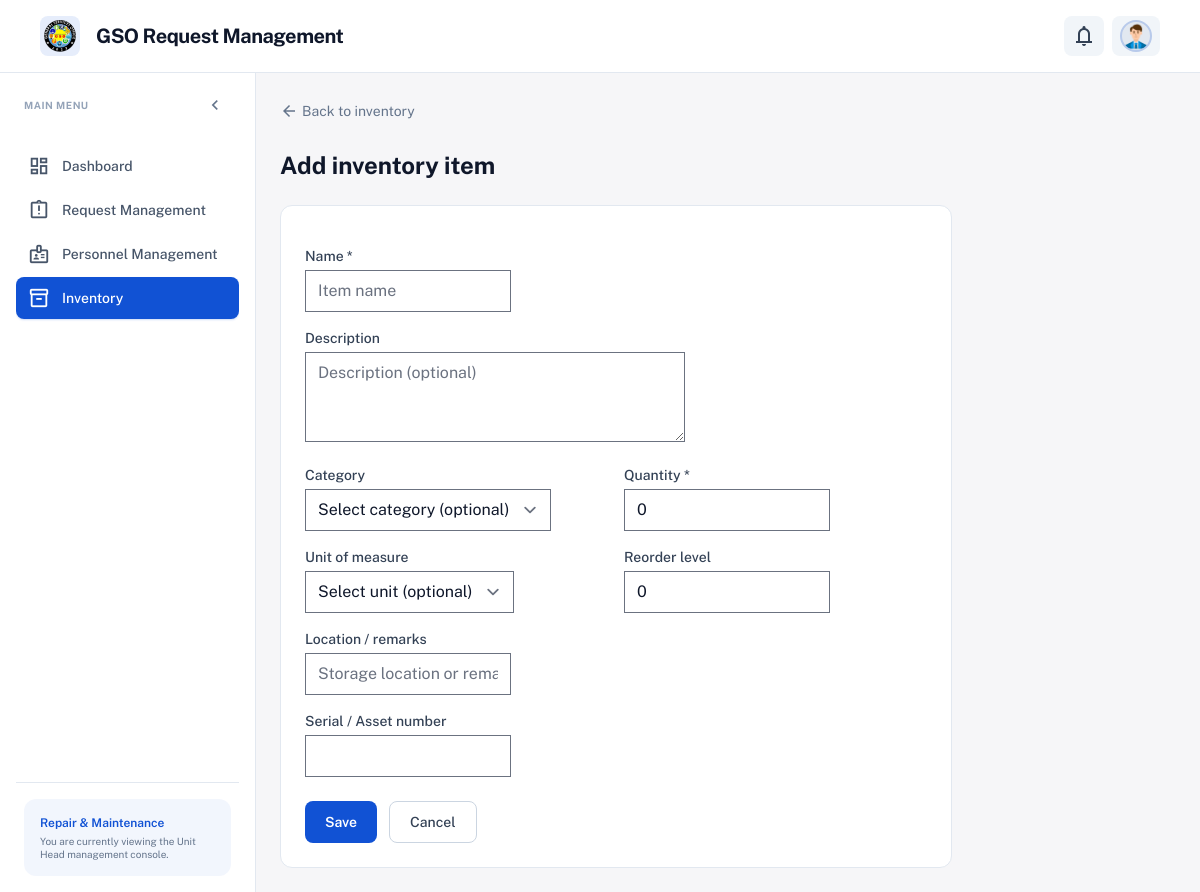
Screenshot of /accounts/staff/inventory/add/ (signed in) with the database file from the repository.
### apps/gso_accounts/models.py (models this page shows, shortened)
class User(AbstractUser):
    AVATAR_CHOICES = (
        ('man1', 'Man 1'),
        ('man2', 'Man 2'),
        ('man3', 'Man 3'),
        ('man4', 'Man 4'),
        ('man5', 'Man 5'),
        ('man6', 'Man 6'),
        ('man7', 'Man 7'),
        ('man8', 'Man 8'),
        ('man9', 'Man 9'),
        ('woman1', 'Woman 1'),
        ('woman2', 'Woman 2'),
        ('woman3', 'Woman 3'),
        ('woman4', 'Woman 4'),
        ('woman5', 'Woman 5'),
        ('woman6', 'Woman 6'),
        ('woman7', 'Woman 7'),
        ('woman8', 'Woman 8'),
    )
    class Role(models.TextChoices):
        REQUESTOR = 'REQUESTOR', 'Requestor'
        UNIT_HEAD = 'UNIT_HEAD', 'Unit Head'
        PERSONNEL = 'PERSONNEL', 'Personnel'
        GSO_OFFICE = 'GSO_OFFICE', 'GSO Office'
        DIRECTOR = 'DIRECTOR', 'Director'
    role = models.CharField(
        max_length=20,
        choices=Role.choices,
        default=Role.REQUESTOR,
    )
    unit = models.ForeignKey(
        'gso_units.Unit',
        on_delete=models.SET_NULL,
        null=True,
        blank=True,
        related_name='users',
        help_text='Unit for Unit Head / Personnel.',
    )
    avatar_code = models.CharField(
        max_length=20,
        choices=AVATAR_CHOICES,
        blank=True,
        default='man1',
        help_text='Static avatar image key (man1–man9, woman1–woman8).',
    )
    oic_for_director = models.ForeignKey(
        'self',
        on_delete=models.SET_NULL,
        null=True,
        blank=True,
        related_name='oic_users',
        help_text='Director who designated this user as Officer-in-Charge (OIC).',
    )
    class Meta:
        verbose_name = 'user'
        verbose_name_plural = 'users'
    @property
    def is_requestor(self):
        return self.role == self.Role.REQUESTOR
    @property
    def is_unit_head(self):
        return self.role == self.Role.UNIT_HEAD
    @property
    def is_personnel(self):
        return self.role == self.Role.PERSONNEL
    @property
    def is_gso_office(self):
        return self.role == self.Role.GSO_OFFICE
    @property
    def is_director(self):
        return self.role == self.Role.DIRECTOR
    @property
    def avatar_static_path(self):
        code = self.avatar_code or 'man1'
        return f"img/avatars/{code}.png"

### apps/gso_units/models.py (models this page shows, shortened)
class Unit(models.Model):
    name = models.CharField(max_length=120)
    code = models.SlugField(max_length=50, unique=True, help_text="Short code, e.g. repair, utility")
    is_active = models.BooleanField(default=True)
    created_at = models.DateTimeField(auto_now_add=True)
    updated_at = models.DateTimeField(auto_now=True)
    class Meta:
        ordering = ['name']

### apps/gso_inventory/views.py (the view, shortened to what this page needs)
# urls.py: path('staff/inventory/add/', InventoryCreateView.as_view(), name='staff_inventory_add'),
class InventoryCreateView(StaffRequiredMixin, InventoryAccessMixin, CreateView):
    model = InventoryItem
    template_name = 'staff/inventory_form.html'
    context_object_name = 'item'
    def dispatch(self, request, *args, **kwargs):
        if getattr(request.user, 'is_personnel', False):
            messages.info(request, 'Personnel can only view inventory. Only Unit Heads, GSO Office, and Director can add items.')
            return redirect('gso_accounts:staff_inventory')
        return super().dispatch(request, *args, **kwargs)
    def get_form_class(self):
        return InventoryItemFormAllUnits if user_can_manage_all_units(self.request.user) else InventoryItemForm
    def get(self, request, *args, **kwargs):
        if request.headers.get('X-Requested-With') == 'XMLHttpRequest' and request.GET.get('partial') == '1':
            self.object = None
            form = self.get_form(self.get_form_class())
            context = self.get_context_data(form=form)
            html = render_to_string('staff/_inventory_form_modal.html', context, request=request)
            return HttpResponse(html)
        return super().get(request, *args, **kwargs)
    def get_context_data(self, **kwargs):
        context = super().get_context_data(**kwargs)
        context['page_title'] = 'Add inventory item'
        return context

### templates/staff/inventory_form.html (shortened to what this page needs)
{% extends "layouts/base_staff.html" %}
{% block staff_content %}
<div class="max-w-2xl space-y-6">
    <div class="flex items-center gap-4">
        <a href="{% url 'gso_accounts:staff_inventory' %}" class="text-slate-500 dark:text-slate-400 hover:text-primary flex items-center gap-1 text-sm">
            <span class="material-symbols-outlined text-lg">arrow_back</span> Back to inventory
        </a>
    </div>
    <h1 class="text-2xl font-bold text-slate-900 dark:text-slate-100">{{ page_title }}</h1>
    <form method="post" action="" class="rounded-xl border border-slate-200 dark:border-slate-800 bg-white dark:bg-slate-900 p-6 space-y-4">
        <div>
            <label for="id_name" class="block text-sm font-medium text-slate-700 dark:text-slate-300 mb-1">Name *</label>
            {{ form.name }}
        </div>
        <div>
            <label for="id_description" class="block text-sm font-medium text-slate-700 dark:text-slate-300 mb-1">Description</label>
            {{ form.description }}
        </div>
        <div class="grid grid-cols-1 sm:grid-cols-2 gap-4">
            <div>
                <label for="id_category" class="block text-sm font-medium text-slate-700 dark:text-slate-300 mb-1">Category</label>
                {{ form.category }}
            </div>
            <div>
                <label for="id_quantity" class="block text-sm font-medium text-slate-700 dark:text-slate-300 mb-1">Quantity *</label>
                {{ form.quantity }}
            </div>
        </div>
        <div class="grid grid-cols-1 sm:grid-cols-2 gap-4">
            <div>
                <label for="id_unit_of_measure" class="block text-sm font-medium text-slate-700 dark:text-slate-300 mb-1">Unit of measure</label>
                {{ form.unit_of_measure }}
            </div>
            <div>
                <label for="id_reorder_level" class="block text-sm font-medium text-slate-700 dark:text-slate-300 mb-1">Reorder level</label>
                {{ form.reorder_level }}
            </div>
        </div>
        <div>
            <label for="id_location" class="block text-sm font-medium text-slate-700 dark:text-slate-300 mb-1">Location / remarks</label>
            {{ form.location }}
        </div>
        <div>
            <label for="id_serial_or_asset_number" class="block text-sm font-medium text-slate-700 dark:text-slate-300 mb-1">Serial / Asset number</label>
            {{ form.serial_or_asset_number }}
        </div>
        <div class="flex gap-3 pt-2">
            <button type="submit" class="px-5 py-2.5 bg-primary hover:bg-primary/90 text-white text-sm font-semibold rounded-lg transition-colors">Save</button>
            <a href="{% url 'gso_accounts:staff_inventory' %}" class="px-5 py-2.5 border border-slate-300 dark:border-slate-600 rounded-lg text-sm font-medium text-slate-700 dark:text-slate-300 hover:bg-slate-50 dark:hover:bg-slate-800 transition-colors">Cancel</a>
        </div>
    </form>
</div>
{% endblock %}

### templates/includes/header_staff.html (shortened to what this page needs)
{% load static %}
<header class="flex items-center justify-between border-b border-slate-200 dark:border-slate-800 bg-white dark:bg-slate-900 px-6 md:px-10 py-4 sticky top-0 z-40">
    <div class="flex items-center gap-3 text-primary">
        <div class="flex items-center gap-4">
            <div class="size-10 bg-primary/10 rounded-lg flex items-center justify-center overflow-hidden">
                <img src="{% static 'img/logo/gso_logo.png' %}" alt="GSO logo" class="w-8 h-8 object-contain">
            </div>
            <a href="{% url 'gso_accounts:staff_dashboard' %}" class="text-slate-900 dark:text-slate-100 text-xl font-bold leading-tight tracking-tight hover:opacity-90">GSO Request Management</a>
        </div>
    </div>
    <div class="flex flex-1 justify-end gap-4 items-center">
        <div class="flex gap-2 items-center">
            <div class="relative" id="staff-notif-dropdown-wrap">
                <button type="button" id="staff-notif-dropdown-btn" class="relative flex items-center justify-center rounded-lg h-10 w-10 bg-slate-100 dark:bg-slate-800 text-slate-700 dark:text-slate-300 hover:bg-primary/10 hover:text-primary transition-colors" aria-label="Notifications" aria-expanded="false" aria-haspopup="true">
                    <span class="material-symbols-outlined">notifications</span>
                </button>
            </div>
            <div class="relative" id="staff-profile-dropdown-wrap">
            <button type="button" id="staff-profile-dropdown-btn" class="flex items-center gap-2 rounded-lg h-10 pl-2 pr-2 bg-slate-100 dark:bg-slate-800 text-slate-700 dark:text-slate-300 hover:bg-primary/10 hover:text-primary transition-colors focus:outline-none focus:ring-2 focus:ring-primary/30" aria-expanded="false" aria-haspopup="true" aria-label="Profile menu">
                <div class="bg-slate-200 dark:bg-slate-700 rounded-full size-8 overflow-hidden border-2 border-primary/20 flex items-center justify-center">
                    <img src="{% static request.user.avatar_static_path %}" alt="Profile avatar" class="w-full h-full object-cover"/>
                </div>
            </button>
        </div>
        </div>
    </div>
</header>

### templates/includes/sidebar_staff.html (shortened to what this page needs)
<aside class="sidebar-staff sidebar--expand w-64 flex-shrink-0 bg-white dark:bg-slate-900 border-r border-slate-200 dark:border-slate-800 flex flex-col p-4 gap-2 fixed md:relative inset-y-0 left-0 z-30 transform -translate-x-full md:translate-x-0 transition-[transform,width] duration-200 ease-out" aria-label="Main navigation" id="staff-sidebar">
    <div class="sidebar-header-row flex items-center justify-between mb-4 px-2 min-h-[1.25rem]">
        <span class="sidebar-main-menu text-[10px] font-bold uppercase tracking-wider text-slate-400">Main Menu</span>
        <button type="button" id="staff-sidebar-minimize-btn" class="sidebar-minimize-btn flex items-center justify-center rounded-lg w-8 h-8 text-slate-500 hover:bg-slate-100 dark:hover:bg-slate-800 hover:text-primary transition-colors flex-shrink-0" aria-label="Collapse sidebar" title="Collapse sidebar">
            <span class="material-symbols-outlined text-[20px]">chevron_left</span>
        </button>
    </div>
    <nav class="flex flex-col gap-0.5 flex-1 overflow-y-auto">
        {% if request.user.is_unit_head %}
        <a href="{% url 'gso_accounts:staff_dashboard' %}" class="sidebar-nav-link flex items-center gap-3 px-3 py-2.5 rounded-lg font-medium transition-all {% if request.resolver_match.url_name == 'staff_dashboard' %}bg-primary text-white shadow-sm shadow-primary/20{% else %}text-slate-600 dark:text-slate-400 hover:bg-slate-100 dark:hover:bg-slate-800{% endif %}" title="Dashboard">
            <span class="material-symbols-outlined text-[22px] flex-shrink-0">dashboard</span>
            <span class="sidebar-label text-sm truncate">Dashboard</span>
        </a>
        <a href="{% url 'gso_accounts:staff_request_management' %}" class="sidebar-nav-link flex items-center gap-3 px-3 py-2.5 rounded-lg font-medium transition-all {% if request.resolver_match.url_name == 'staff_request_management' or request.resolver_match.url_name == 'staff_request_history' %}bg-primary text-white shadow-sm shadow-primary/20{% else %}text-slate-600 dark:text-slate-400 hover:bg-slate-100 dark:hover:bg-slate-800{% endif %}" title="Request Management">
            <span class="material-symbols-outlined text-[22px] flex-shrink-0">assignment_late</span>
            <span class="sidebar-label text-sm truncate">Request Management</span>
        </a>
        <a href="{% url 'gso_accounts:staff_personnel_management' %}" class="sidebar-nav-link flex items-center gap-3 px-3 py-2.5 rounded-lg font-medium transition-all {% if request.resolver_match.url_name == 'staff_personnel_management' %}bg-primary text-white shadow-sm shadow-primary/20{% else %}text-slate-600 dark:text-slate-400 hover:bg-slate-100 dark:hover:bg-slate-800{% endif %}" title="Personnel Management">
            <span class="material-symbols-outlined text-[22px] flex-shrink-0">badge</span>
            <span class="sidebar-label text-sm truncate">Personnel Management</span>
        </a>
        <a href="{% url 'gso_accounts:staff_inventory' %}" class="sidebar-nav-link flex items-center gap-3 px-3 py-2.5 rounded-lg font-medium transition-all {% if request.resolver_match.url_name|default:''|slice:':15' == 'staff_inventory' %}bg-primary text-white shadow-sm shadow-primary/20{% else %}text-slate-600 dark:text-slate-400 hover:bg-slate-100 dark:hover:bg-slate-800{% endif %}" title="Inventory">
            <span class="material-symbols-outlined text-[22px] flex-shrink-0">inventory_2</span>
            <span class="sidebar-label text-sm truncate">Inventory</span>
        </a>
        {% endif %}
    </nav>
    <div class="mt-auto border-t border-slate-200 dark:border-slate-800 pt-4 px-2">
        <div class="bg-primary/5 dark:bg-primary/10 rounded-xl p-4 sidebar-bottom-card">
            <p class="sidebar-bottom-text text-xs font-semibold text-primary mb-1">{% if request.user.unit %}{{ request.user.unit.name }}{% else %}{% if request.user.is_director %}Director{% elif request.user.is_gso_office %}GSO Office{% elif request.user.is_unit_head %}Unit Head{% elif request.user.is_personnel %}Personnel{% else %}Staff{% endif %}{% endif %}</p>
            <p class="sidebar-bottom-text text-[10px] text-slate-500 dark:text-slate-400 leading-tight">You are currently viewing the {% if request.user.is_director %}Director{% elif request.user.is_gso_office %}GSO Office{% elif request.user.is_unit_head %}Unit Head{% elif request.user.is_personnel %}Personnel{% else %}Staff{% endif %} management console.</p>
        </div>
    </div>
</aside>

### rows the page displays
User: avatar_code (picture), user.unit.name "Repair & Maintenance"

### other values shown
{{ page_title }} "Add inventory item"
